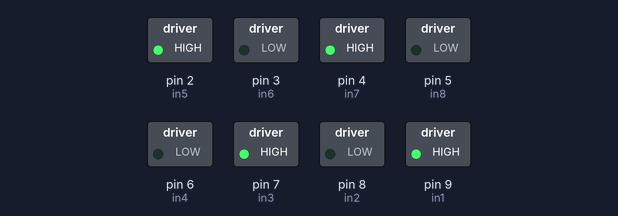
The sketch below on a simulated Arduino Uno, built with avr-gcc and run on an emulated ATmega328P. On the bench: switched loads named in the sketch (green lamp = pin HIGH).

Above: at 1.0 s.
At 2.5 s:
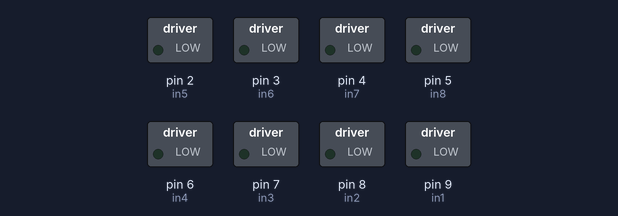
At 4.0 s:
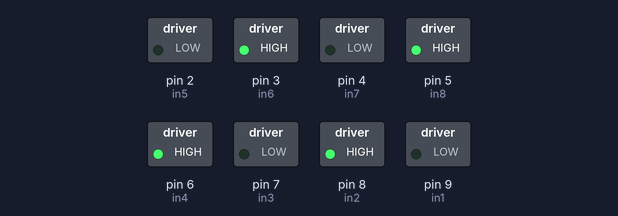
Timing chart, 0 to 7.8 s (numbered marks = the images above):
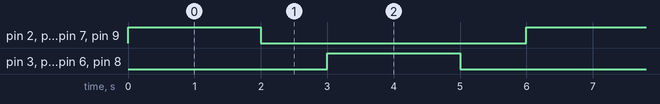

The sketch:

motor_dc.ino
```cpp
// connect motor controller pins to Arduino digital pins
// motor one

int in1 = 9;
int in2 = 8;
// motor two

int in3 = 7;
int in4 = 6;

int in5 = 2;
int in6 = 3;
// motor two

int in7 = 4;
int in8 = 5;

void setup()
{
  // set all the motor control pins to outputs
  pinMode(in1, OUTPUT);
  pinMode(in2, OUTPUT);
  pinMode(in3, OUTPUT);
  pinMode(in4, OUTPUT);

  pinMode(in5, OUTPUT);
  pinMode(in6, OUTPUT);
  pinMode(in7, OUTPUT);
  pinMode(in8, OUTPUT);
}
void demoOne()
{
  // this function will run the motors in both directions at a fixed speed
  // turn on motor A
  digitalWrite(in1, HIGH);
  digitalWrite(in2, LOW);

  // turn on motor B
  digitalWrite(in3, HIGH);
  digitalWrite(in4, LOW);

  digitalWrite(in5, HIGH);
  digitalWrite(in6, LOW);

  // turn on motor B
  digitalWrite(in7, HIGH);
  digitalWrite(in8, LOW);

  delay(2000);
   digitalWrite(in1, LOW);
  digitalWrite(in2, LOW);
  digitalWrite(in3, LOW);
  digitalWrite(in4, LOW);

  digitalWrite(in5, LOW);
  digitalWrite(in6, LOW);
  digitalWrite(in7, LOW);
  digitalWrite(in8, LOW);
  delay(1000);
  // now change motor directions
  digitalWrite(in1, LOW);
  digitalWrite(in2, HIGH);
  digitalWrite(in3, LOW);
  digitalWrite(in4, HIGH);
  digitalWrite(in5, LOW);
  digitalWrite(in6, HIGH);
  digitalWrite(in7, LOW);
  digitalWrite(in8, HIGH);
  delay(2000);
  // now turn off motors
  digitalWrite(in1, LOW);
  digitalWrite(in2, LOW);
  digitalWrite(in3, LOW);
  digitalWrite(in4, LOW);

  digitalWrite(in5, LOW);
  digitalWrite(in6, LOW);
  digitalWrite(in7, LOW);
  digitalWrite(in8, LOW);
}

void loop()
{
  demoOne();
  delay(1000);
}
```

Measured:
- by itself, pin 2 (in5), pin 3 (in6), pin 4 (in7), pin 5 (in8), pin 6 (in4), pin 7 (in3), pin 8 (in2), pin 9 (in1): alternates HIGH for 2.0 s and LOW for 4.0 s
- by itself, everything shown: repeats every 6.0 s, in 4 steps
